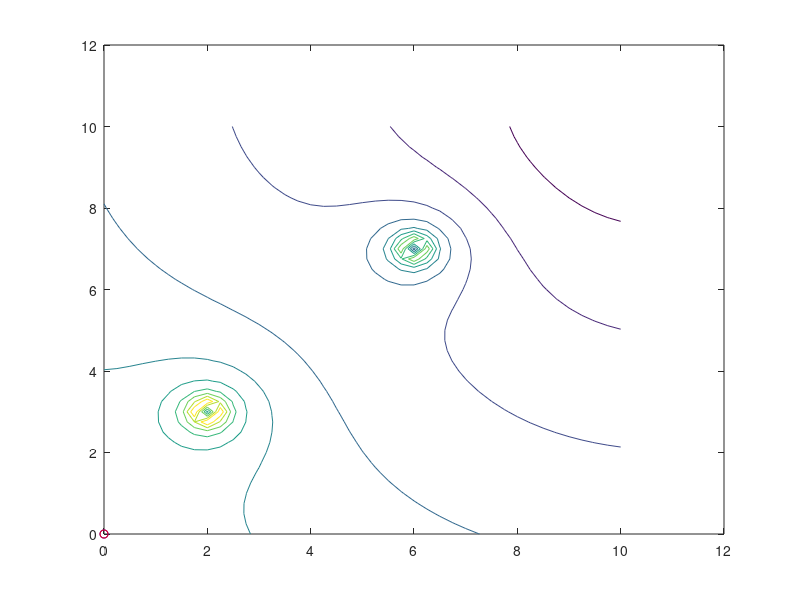

Source code (MATLAB): (Note: this script raises an error after producing the figure.)
clc;
clear all;
x=0:0.25:10;
y=0:0.25:10;
z1=ones(11,11);
z2=ones(11,11);
z3=ones(11,11);
ki=23;
kt=5;
for i=1:41;
for j=1:41;
   ri=sqrt((x(i)-3)^2+(y(j)-2)^2);
   %ri= sqrt((x(i)-10000)^2 + (y(j)-8000)^2);
    
   if(ri==0)
        ri=1;
    end
    z1(i,j)=ki/ri;
end
end

for i=1:41;
for j=1:41;
   ri=sqrt((x(i)-7)^2+(y(j)-6)^2);
    %ri= sqrt((x(i)-10000)^2 + (y(j)-8000)^2);
    
    if(ri==0)
        ri=1;
    end
    z2(i,j)=ki/ri;
end
end

for i=1:41;
for j=1:41;
    ri=sqrt((x(i)-10)^2+(y(j)-10)^2);
    z3(i,j)=kt*ri;
end
end

  z4 = z1+z2+z3;


pi=22/7;
vtl=1;
vt2=.3;
vt3=.3;
vt4=.3;
vt5=.3;

fi(1)=pi/30;
fi(2)=pi/15;
fi(3)=pi/10;
fi(4)=pi/5;
fi(5)=pi/1;

xdot=0;
ydot=0;
xpath(1,1)=xdot;
ypath(1,1)=ydot;

xpath(2,1)=xdot;
ypath(2,1)=ydot;

xpath(3,1)=xdot;
ypath(3,1)=ydot;

xpath(4,1)=xdot;
ypath(4,1)=ydot;

xpath(5,1)=xdot;
ypath(5,1)=ydot;

 ri=sqrt((xdot-10)^2+(ydot-10)^2);
    Fxg=kt*(10-xdot)/ri;
    Fyg=kt*(10-ydot)/ri;
    
    ri=sqrt((xdot-3)^2+(ydot-2)^2);
    F1x=-ki*(3-xdot)/(ri^2);
    F1y=-ki*(2-ydot)/(ri^2);
    
    ri=sqrt((xdot-7)^2+(ydot-6)^2);
    F2x=-ki*(7-xdot)/(ri^2);
    F2y=-ki*(6-ydot)/(ri^2);
    
    Fx=Fxg+F1x+F2x;
    Fy=Fyg+F1y+F2y;
    alpha=atan(Fy/Fx);
    
theta(1)=alpha;
theta(2)=alpha;
theta(3)=alpha;
theta(4)=alpha;
theta(5)=alpha;

i=2;

%leader

while((xpath(1,i-1)<10)||(ypath(1,i-1)<10)||(xpath(2,i-1)<11)||(ypath(2,i-1)<11)||(xpath(3,i-1)<11)||(ypath(3,i-1)<11)||(xpath(4,i-1)<11)||(ypath(4,i-1)<11)||(xpath(5,i-1)<11)||(ypath(5,i-1)<11))
%while(i<=90)
if(xpath(1,i-1)<=9.8)
xpath(1,i)=xpath(1,i-1)+vtl*cos(theta(1))*cos(fi(1));
else
  xpath(1,i) =xpath(1,i-1);
end

if(ypath(1,i-1)<=9.8)
ypath(1,i)=ypath(1,i-1)+vtl*sin(theta(1))*cos(fi(1));
else
  ypath(1,i) =ypath(1,i-1);
end

theta(1)=theta(1)+vtl*sin(fi(1))/2;



    ri=sqrt((xpath(1,i)-10)^2+(ypath(1,i)-10)^2);
    Fxg=kt*(10-xpath(1,i))/ri;
    Fyg=kt*(10-ypath(1,i))/ri;
    
    ri=sqrt((xpath(1,i)-3)^2+(ypath(1,i)-2)^2);
    F1x=-ki*(3-xpath(1,i))/(ri^2);
    F1y=-ki*(2-ypath(1,i))/(ri^2);
    
    ri=sqrt((xpath(1,i)-7)^2+(ypath(1,i)-6)^2);
    F2x=-ki*(7-xpath(1,i))/(ri^2);
    F2y=-ki*(6-ypath(1,i))/(ri^2);
    
    Fx=Fxg+F1x+F2x;
    Fy=Fyg+F1y+F2y;
    alpha=atan(Fy/Fx);

    
if((alpha-theta(1))>0)
ki=1;
else
ki=-1;
end

fi(1)=ki*(alpha-theta(1));



%robot 2

if(xpath(2,i-1)<11)
xpath(2,i)=xpath(2,i-1)+vt2*cos(theta(2))*cos(fi(2));
else
  xpath(2,i) =xpath(2,i-1);
end
if(ypath(2,i-1)<11)
ypath(2,i)=ypath(2,i-1)+vt2*sin(theta(2))*cos(fi(2));
else
  ypath(2,i) =ypath(2,i-1);
end

theta(2)=theta(2)+vt2*sin(fi(2))/2;

    ri=sqrt((xpath(2,i)-xpath(1,i))^2+(ypath(2,i)-ypath(1,i)+1)^2);
    Fxg=kt*(xpath(1,i)-xpath(2,i))/ri;
    Fyg=kt*(ypath(1,i)-1-ypath(2,i))/ri;
    
    ri=sqrt((xpath(2,i)-3)^2+(ypath(2,i)-2)^2);
    F1x=-ki*(3-xpath(2,i))/(ri^2);
    F1y=-ki*(2-ypath(2,i))/(ri^2);
    
    ri=sqrt((xpath(2,i)-7)^2+(ypath(2,i)-6)^2);
    F2x=-ki*(7-xpath(2,i))/(ri^2);
    F2y=-ki*(6-ypath(2,i))/(ri^2);
    
    ri=sqrt((xpath(2,i)-xpath(3,i-1))^2+(ypath(2,i)-ypath(3,i-1))^2);
    F3x=-ki*(xpath(3,i-1)-xpath(2,i))/(ri^2);
    F3y=-ki*(ypath(3,i-1)-ypath(2,i))/(ri^2);
    
    ri=sqrt((xpath(2,i)-xpath(4,i-1))^2+(ypath(2,i)-ypath(4,i-1))^2);
    F4x=-ki*(xpath(4,i-1)-xpath(2,i))/(ri^2);
    F4y=-ki*(ypath(4,i-1)-ypath(2,i))/(ri^2);
    
    ri=sqrt((xpath(2,i)-xpath(5,i-1))^2+(ypath(2,i)-ypath(5,i-1))^2);
    F5x=-ki*(xpath(5,i-1)-xpath(2,i))/(ri^2);
    F5y=-ki*(ypath(5,i-1)-ypath(2,i))/(ri^2);
    
    
    Fx=Fxg+F1x+F2x+F3x+F4x+F5x;
    Fy=Fyg+F1y+F2y+F3y+F4y+F5y;
    alpha=atan(Fy/Fx);
    
if((alpha-theta(2))>0)
ki=1;
else
ki=-1;
end

fi(2)=ki*(alpha-theta(2));



%robot 3

if(xpath(3,i-1)<11)
xpath(3,i)=xpath(3,i-1)+vt3*cos(theta(3))*cos(fi(3));
else
  xpath(3,i) =xpath(3,i-1);
end
if(ypath(3,i-1)<11)
ypath(3,i)=ypath(3,i-1)+vt3*sin(theta(3))*cos(fi(3));
else
  ypath(3,i) =ypath(3,i-1);
end

theta(3)=theta(3)+vt3*sin(fi(3))/2;

    ri=sqrt((xpath(3,i)-xpath(1,i))^2+(ypath(3,i)-ypath(1,i)-1)^2);
    Fxg=kt*(xpath(1,i)-xpath(3,i))/ri;
    Fyg=kt*(ypath(1,i)+1-ypath(3,i))/ri;
    
    ri=sqrt((xpath(3,i)-3)^2+(ypath(3,i)-2)^2);
    F1x=-ki*(3-xpath(3,i))/(ri^2);
    F1y=-ki*(2-ypath(3,i))/(ri^2);
    
    ri=sqrt((xpath(3,i)-7)^2+(ypath(3,i)-6)^2);
    F2x=-ki*(7-xpath(3,i))/(ri^2);
    F2y=-ki*(6-ypath(3,i))/(ri^2);
    
    ri=sqrt((xpath(3,i)-xpath(2,i))^2+(ypath(3,i)-ypath(2,i))^2);
    F3x=-ki*(xpath(2,i)-xpath(3,i))/(ri^2);
    F3y=-ki*(ypath(2,i)-ypath(3,i))/(ri^2);
    
    ri=sqrt((xpath(3,i)-xpath(4,i-1))^2+(ypath(3,i)-ypath(4,i-1))^2);
    F4x=-ki*(xpath(4,i-1)-xpath(3,i))/(ri^2);
    F4y=-ki*(ypath(4,i-1)-ypath(3,i))/(ri^2);
    
    ri=sqrt((xpath(3,i)-xpath(5,i-1))^2+(ypath(3,i)-ypath(5,i-1))^2);
    F5x=-ki*(xpath(5,i-1)-xpath(3,i))/(ri^2);
    F5y=-ki*(ypath(5,i-1)-ypath(3,i))/(ri^2);
    
    
    Fx=Fxg+F1x+F2x+F3x+F4x+F5x;
    Fy=Fyg+F1y+F2y+F3y+F4y+F5y;
    alpha=atan(Fy/Fx);
    
if((alpha-theta(3))>0)
ki=1;
else
ki=-1;
end

fi(3)=ki*(alpha-theta(3));


%robot 4

if(xpath(4,i-1)<11)
xpath(4,i)=xpath(4,i-1)+vt4*cos(theta(4))*cos(fi(4));
else
  xpath(4,i) =xpath(4,i-1);
end
if(ypath(4,i-1)<11)
ypath(4,i)=ypath(4,i-1)+vt4*sin(theta(4))*cos(fi(4));
else
  ypath(4,i) =ypath(4,i-1);
end

theta(4)=theta(4)+vt4*sin(fi(4))/2;

    ri=sqrt((xpath(4,i)-xpath(1,i)+1)^2+(ypath(4,i)-ypath(1,i))^2);
    Fxg=kt*(xpath(1,i)-1-xpath(4,i))/ri;
    Fyg=kt*(ypath(1,i)-ypath(4,i))/ri;
    
    ri=sqrt((xpath(4,i)-3)^2+(ypath(4,i)-2)^2);
    F1x=-ki*(3-xpath(4,i))/(ri^2);
    F1y=-ki*(2-ypath(4,i))/(ri^2);
    
    ri=sqrt((xpath(4,i)-7)^2+(ypath(4,i)-6)^2);
    F2x=-ki*(7-xpath(4,i))/(ri^2);
    F2y=-ki*(6-ypath(4,i))/(ri^2);
    
    ri=sqrt((xpath(4,i)-xpath(2,i))^2+(ypath(4,i)-ypath(2,i))^2);
    F3x=-ki*(xpath(2,i)-xpath(4,i))/(ri^2);
    F3y=-ki*(ypath(2,i)-ypath(4,i))/(ri^2);
    
    ri=sqrt((xpath(4,i)-xpath(3,i))^2+(ypath(4,i)-ypath(3,i))^2);
    F4x=-ki*(xpath(3,i)-xpath(4,i))/(ri^2);
    F4y=-ki*(ypath(3,i)-ypath(4,i))/(ri^2);
    
    ri=sqrt((xpath(4,i)-xpath(5,i-1))^2+(ypath(4,i)-ypath(5,i-1))^2);
    F5x=-ki*(xpath(5,i-1)-xpath(4,i))/(ri^2);
    F5y=-ki*(ypath(5,i-1)-ypath(4,i))/(ri^2);
    
    
    Fx=Fxg+F1x+F2x+F3x+F4x+F5x;
    Fy=Fyg+F1y+F2y+F3y+F4y+F5y;
    alpha=atan(Fy/Fx);
    
if((alpha-theta(4))>0)
ki=1;
else
ki=-1;
end

fi(4)=ki*(alpha-theta(4));



%robot 5

if(xpath(5,i-1)<11)
xpath(5,i)=xpath(5,i-1)+vt5*cos(theta(5))*cos(fi(5));
else
  xpath(5,i) =xpath(5,i-1);
end
if(ypath(5,i-1)<11)
ypath(5,i)=ypath(5,i-1)+vt5*sin(theta(5))*cos(fi(5));
else
  ypath(5,i) =ypath(5,i-1);
end

theta(5)=theta(5)+vt5*sin(fi(5))/2;

    ri=sqrt((xpath(5,i)-xpath(1,i)-1)^2+(ypath(5,i)-ypath(1,i))^2);
    Fxg=kt*(xpath(1,i)+1-xpath(5,i))/ri;
    Fyg=kt*(ypath(1,i)-ypath(5,i))/ri;
    
    ri=sqrt((xpath(5,i)-3)^2+(ypath(5,i)-2)^2);
    F1x=-ki*(3-xpath(5,i))/(ri^2);
    F1y=-ki*(2-ypath(5,i))/(ri^2);
    
    ri=sqrt((xpath(5,i)-7)^2+(ypath(5,i)-6)^2);
    F2x=-ki*(7-xpath(5,i))/(ri^2);
    F2y=-ki*(6-ypath(5,i))/(ri^2);
    
    ri=sqrt((xpath(5,i)-xpath(2,i))^2+(ypath(5,i)-ypath(2,i))^2);
    F3x=-ki*(xpath(2,i)-xpath(5,i))/(ri^2);
    F3y=-ki*(ypath(2,i)-ypath(5,i))/(ri^2);
    
    ri=sqrt((xpath(5,i)-xpath(3,i))^2+(ypath(5,i)-ypath(3,i))^2);
    F4x=-ki*(xpath(3,i)-xpath(5,i))/(ri^2);
    F4y=-ki*(ypath(3,i)-ypath(5,i))/(ri^2);
    
    ri=sqrt((xpath(5,i)-xpath(4,i))^2+(ypath(5,i)-ypath(4,i))^2);
    F5x=-ki*(xpath(4,1)-xpath(5,i))/(ri^2);
    F5y=-ki*(ypath(4,i)-ypath(5,i))/(ri^2);
    
    
    Fx=Fxg+F1x+F2x+F3x+F4x+F5x;
    Fy=Fyg+F1y+F2y+F3y+F4y+F5y;
    alpha=atan(Fy/Fx);
    
if((alpha-theta(5))>0)
ki=1;
else
ki=-1;
end

fi(5)=ki*(alpha-theta(5));






i=i+1;



if((xpath(1,i-1)>9.8&&xpath(1,i-1)<12)&&(ypath(1,i-1)>9.8&&ypath(1,i-1)<12)&&(xpath(2,i-1)>8&&xpath(2,i-1)<12)&&(ypath(2,i-1)>8&&ypath(2,i-1)<12)&&(xpath(3,i-1)>8&&xpath(3,i-1)<12)&&(ypath(3,i-1)>8&&ypath(3,i-1)<12)&&(xpath(4,i-1)>8&&xpath(4,i-1)<12)&&(ypath(4,i-1)>8&&ypath(4,i-1)<12)&&(xpath(5,i-1)>8&&xpath(5,i-1)<12)&&(ypath(5,i-1)>8&&ypath(5,i-1)<12))
break;
end
if(i>500)
    break;
end
end

%figure;
contour(x,y,z4);

hold on;
plot(xpath(1,:),ypath(1,:),'linewidth',2,'color','blue');
axis([0 12 0 12]);
plot(xpath(2,:),ypath(2,:),'linewidth',2,'color','red');
axis([0 12 0 12]);
plot(xpath(3,:),ypath(3,:),'linewidth',2,'color','green');
axis([0 12 0 12]);
plot(xpath(4,:),ypath(4,:),'linewidth',2,'color','black');
axis([0 12 0 12]);
plot(xpath(5,:),ypath(5,:),'linewidth',2,'color','yellow');
axis([0 12 0 12]);

hold off;

figure(1)
filename='C:\Users\Administrator\Desktop\ICS\test1.gif';
for j=1:i-1
    
    contour(x,y,z4);
    hold on;
    plot(xpath(1,j),ypath(1,j),'Marker','o','color','blue');
    axis([0 12 0 12]);
    hold on;
    plot(xpath(2,j),ypath(2,j),'Marker','o','color','red');
    axis([0 12 0 12]);

    hold off;
   F=getframe(1);       % marker circles overlap but the points doesnt overlap
   im=frame2im(F);
   [imind,cm] = rgb2ind(im,256);
      if j == 1;
          imwrite(imind,cm,filename,'gif', 'Loopcount',inf);
      else
          imwrite(imind,cm,filename,'gif','WriteMode','append');
      end
end

